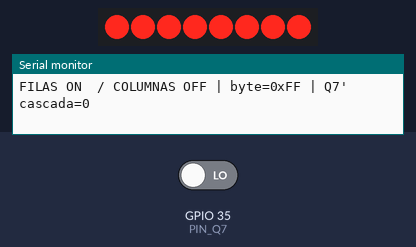
A sketch run on a simulated ESP32. Shown: 8 shift-register outputs drawn as a row of LEDs (first output left, lit = HIGH), the last lines printed to the serial monitor. Wiring (inferred from the names in the program): shift register (74HC595): data GPIO 2; shift clock GPIO 23; latch GPIO 22. Wiring (inferred from the signals the program sends): row of LEDs: on Q0, Q1, Q2, Q3, Q4, Q5, Q6, Q7. The inputs (shaded band) are chosen by the test bench; at power-on: GPIO 35 (PIN_Q7) LOW.

Above: at 0.5 s.
At 3.5 s:
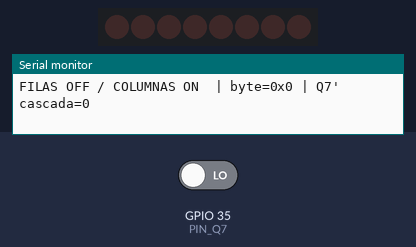
Timing chart, 0 to 4.6 s (numbered marks = the images above):
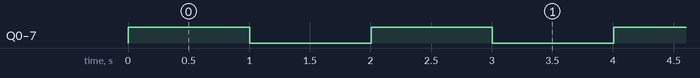

Measured:
- by itself, Q0–7: alternates HIGH for 1.0 s and LOW for 1.0 s

The sketch:

secuencia_74hc595_esp32.ino
```cpp
/*
 * Test de hardware — filas y columnas del 74HC595 — ESP32 / ESP32-S3
 *
 * Alterna dos estados complementarios para verificar ambos drivers de
 * compuerta:
 *   - Q0..Q3 → base de 2N2222 → gate de IRF9630 (canal P, filas, lado alto)
 *   - Q4..Q7 → gate directo de IRLZ44N (canal N, columnas, lado bajo)
 *
 * El 2N2222 invierte la señal para el IRF9630 (gate a masa = MOSFET
 * conduce), y esa inversión se cancela con la inversión propia del canal P
 * (gate en bajo = conduce), así que a nivel de bit enviado al 595 ambos
 * grupos usan la misma convención: 1 = salida activa.
 *
 * Estado A: filas activas (0x0F) / columnas apagadas
 * Estado B: columnas activas (0xF0) / filas apagadas  (0xF0 = ~0x0F)
 *
 * ── Conexión 74HC595 (Conector 1, ver README.md del proyecto) ──
 *              Señal        ESP32     ESP32-S3
 *   Pin 2   SRCLK / CP   gpio23      gpio18   (Shift Clock, pata 11)
 *   Pin 3   RCLK  / PL   gpio22      gpio10   (Latch,       pata 12)
 *   Pin 4   SER   / DS   gpio2       gpio4    (Data in,     pata 14)
 *   Pin 1   GND          —           —
 *   Pin 5   VCC          —           —
 *
 * OE (pata 13) a GND y SRCLR (pata 10) a VCC (fijo, no controlado
 * desde el ESP32).
 *
 * ── Conector 2 (cascada) ────────────────────────────────────────
 *   Pin 4   Q7    gpio35      gpio5    (Q7', pata 9, hacia SER del siguiente 595)
 *   Se lee como entrada para capturar el bit que sale por cascada.
 *
 * El target (ESP32 clásico vs ESP32-S3) se detecta automáticamente
 * con CONFIG_IDF_TARGET_ESP32S3, definido por el core de Arduino.
 */

#if CONFIG_IDF_TARGET_ESP32S3
  #define PIN_SRCLK 18   // Shift clock
  #define PIN_RCLK  10   // Latch
  #define PIN_SER    4   // Serial data in
  #define PIN_Q7     5   // Cascade out (Q7')
#else
  #define PIN_SRCLK 23   // Shift clock
  #define PIN_RCLK  22   // Latch
  #define PIN_SER    2   // Serial data in
  #define PIN_Q7    35   // Cascade out (Q7')
#endif

// Q0..Q3 → filas (2N2222 + IRF9630) | Q4..Q7 → columnas (IRLZ44N directo)
#define ROWS_MASK 0xFF
#define COLS_MASK 0x00   // == (uint8_t)~ROWS_MASK

// ────────────────────────────────────────────────────────────────
// Envía un byte al 74HC595 y actualiza el latch
// ────────────────────────────────────────────────────────────────
void sendToShiftReg(uint8_t value) {
  digitalWrite(PIN_RCLK, LOW);
  shiftOut(PIN_SER, PIN_SRCLK, LSBFIRST, value);
  digitalWrite(PIN_RCLK, HIGH);
}

void setup() {
  Serial.begin(115200);
  pinMode(PIN_SER,   OUTPUT);
  pinMode(PIN_SRCLK, OUTPUT);
  pinMode(PIN_RCLK,  OUTPUT);
  pinMode(PIN_Q7,    INPUT);   // Q7' de cascada, gpio35/gpio5 sólo lectura

  sendToShiftReg(0x00);  // todas las salidas apagadas

  Serial.println(F("== Test hardware: filas (Q0-3) vs columnas (Q4-7) =="));
}

void loop() {
  sendToShiftReg(ROWS_MASK);   // filas ON (IRF9630), columnas OFF (IRLZ44N)
  Serial.print(F("FILAS ON  / COLUMNAS OFF | byte=0x"));
  Serial.print(ROWS_MASK, HEX);
  Serial.print(F(" | Q7' cascada="));
  Serial.println(digitalRead(PIN_Q7));
  delay(1000);

  sendToShiftReg(COLS_MASK);   // filas OFF, columnas ON — patrón invertido
  Serial.print(F("FILAS OFF / COLUMNAS ON  | byte=0x"));
  Serial.print(COLS_MASK, HEX);
  Serial.print(F(" | Q7' cascada="));
  Serial.println(digitalRead(PIN_Q7));
  delay(1000);
}
```
